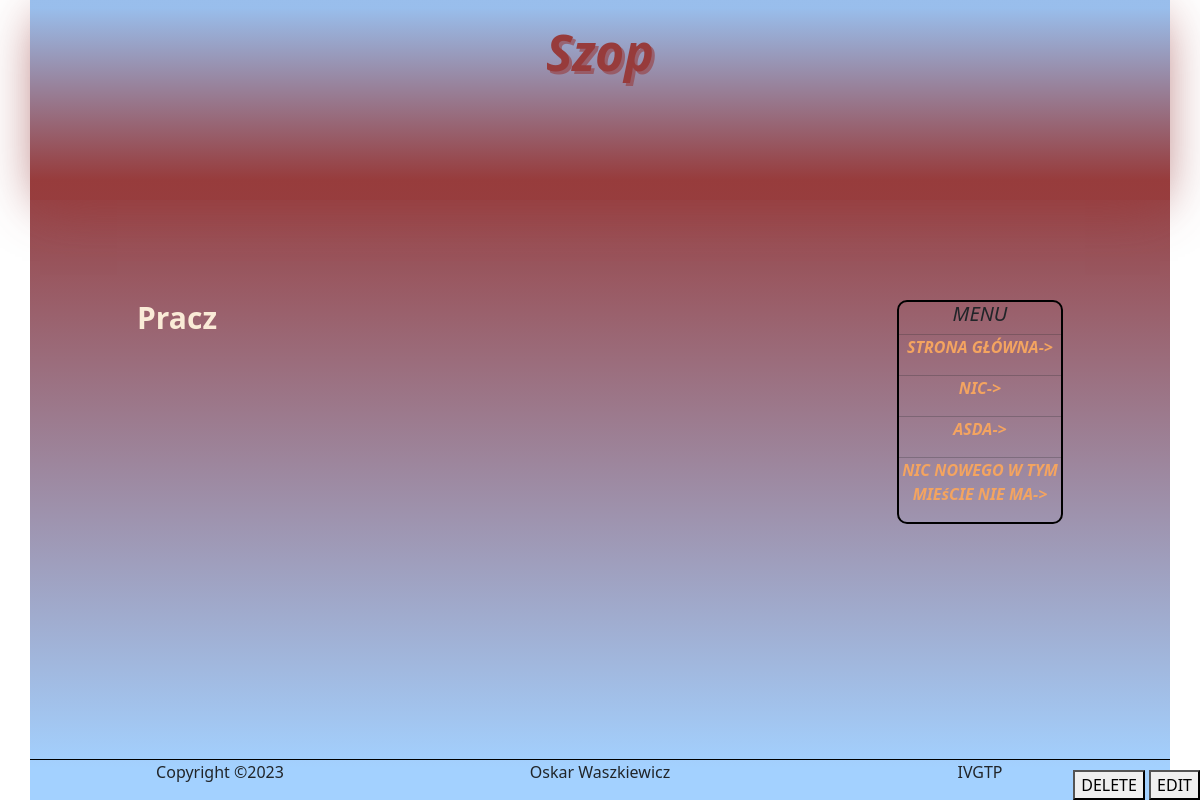
The app's page /templatePage.php?id=1, older data.
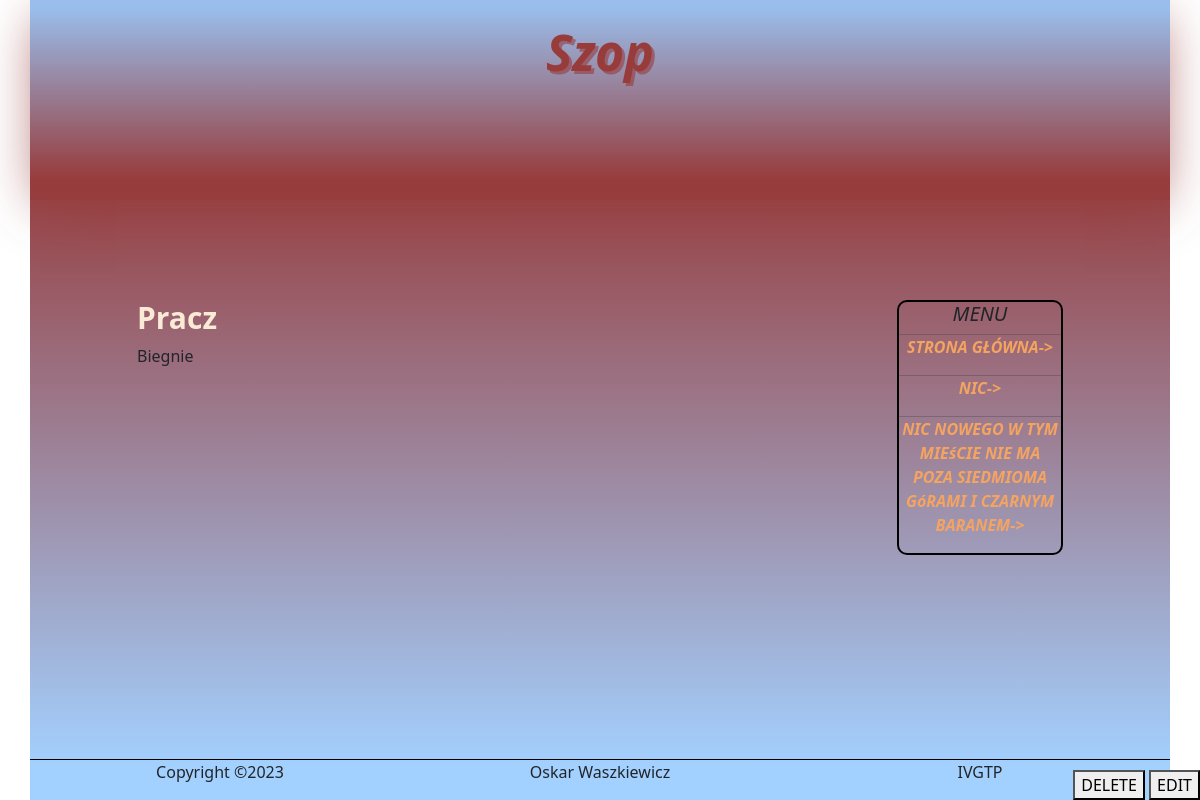
The same page, newer data.
### tables this page shows
CREATE TABLE "Pages" (
	"id"	INTEGER NOT NULL UNIQUE,
	"title"	TEXT NOT NULL,
	"subtitle"	TEXT,
	"content"	TEXT,
	"color"	TEXT,
	PRIMARY KEY("id" AUTOINCREMENT)
);

### templatePage.php (the view, shortened to what this page needs)
<?php
include("./Scripts/php/connectToDb.php");
$query = $db->query("SELECT * FROM `Pages`");
$rowsAll = $query -> fetchAll(PDO::FETCH_ASSOC);
$query = $db->query("SELECT * FROM `Pages` WHERE id=".$_GET["id"]."");
$rows = $query -> fetchAll(PDO::FETCH_ASSOC);
?>
<!DOCTYPE html>
<html lang="pl">
    <head>
        <link rel="stylesheet" href="./Source/HomePageContent/PageCss/style.css">
        <link href="https://cdn.jsdelivr.net/npm/bootstrap@5.3.0-alpha1/dist/css/bootstrap.min.css" rel="stylesheet">
    </head>
    <body>
        <div class="container" style="background-image: linear-gradient(<?php print ($rows[0]["color"]) ?> 20%, rgba(153, 204, 255, 0.9) 96%)">
            <div class="row">
                <div class="col-12 banner" style="background-image: linear-gradient(rgba(153, 204, 255, 0.9) 4%, <?php print ($rows[0]["color"]."cc") ?> 90%); box-shadow: 0px 10px 50px -10px <?php print ($rows[0]["color"]."cc") ?>;">
                    <h1 class="title" style="color: <?php print $rows[0]["color"] ?>; text-shadow: 3px 3px <?php print ($rows[0]["color"]."99") ?>"><?php print $rows[0]["title"] ?></h1>
                </div>
            </div>
            <div class="row pb-5">
                <div class="col-7 offset-1">
                    <div class="content">
                        <h3 class="subtitle"><?php print $rows[0]["subtitle"] ?></h3>
                        <p class="textArea" id="textArea"><?php print $rows[0]["content"] ?></p>
                    </div>
                </div>
                <div class="col-2 offset-1">
                    <div class="menu">
                        <h5>MENU</h5>
                            <hr style="margin: 0">
                            <p><a href="index.php" class="menuLink">STRONA GŁÓWNA-></a></p>
                            <?php
                            $maxNumber = 3;
                            for($i = 0; $i < $maxNumber; $i++) {
                                if(isset($rowsAll[$i]["title"])){
                                    if($rowsAll[$i]["id"]==$_GET["id"]){
                                        $maxNumber++;
                                        continue;
                                    }
                                    echo '
                                        <hr style="margin: 0">
                                        <p><a href="templatePage.php?id='.$rowsAll[$i]["id"].'" class="menuLink">'.strtoupper($rowsAll[$i]["title"]).'-></a></p>
                                    ';
                                }
                            }
                            ?>
                    </div>
                </div>
            </div>
            <div class="row footer">
                <p class="col-4">
                    Copyright &copy;2023
                </p>
                <p class="col-4">
                    Oskar Waszkiewicz
                </p>
                <p class="col-4">
                    IVGTP
                </p>
            </div>
        </div>
        <div class="workingButtons">
            <button data-bs-toggle="modal" data-bs-target="#deleteModal">DELETE</button>
            <button data-bs-toggle="modal" data-bs-target="#changeModal">EDIT</button>
        </div>
    </body>
</html>

Row changes from the older to the newer data that the page shows:
removed pages: title "ASDA"
removed pages: title "NIC NOWEGO W TYM MIEśCIE NIE MA"
changed pages "Szop": content (not shown) → "Biegnie"
now on this page (row unchanged): pages: title "NIC NOWEGO W TYM MIEśCIE NIE MA POZA SIEDMIOMA GóRAMI I CZARNYM BARANEM"
